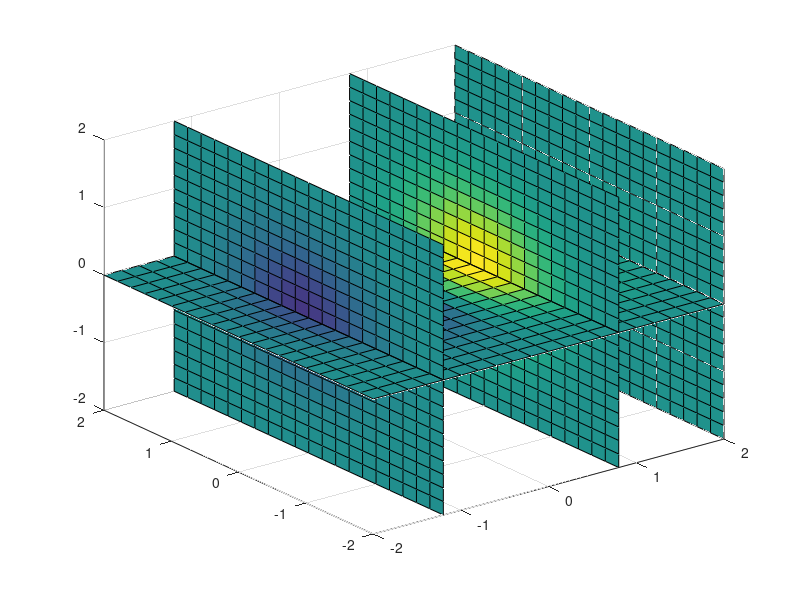

MATLAB code to generate this figure:
[X,Y,Z] = meshgrid(-2:.2:2);
V = X.*exp(-X.^2-Y.^2-Z.^2);
xslice = [-1.2,0.8,2];   
yslice = [];
zslice = 0;
slice(X,Y,Z,V,xslice,yslice,zslice)